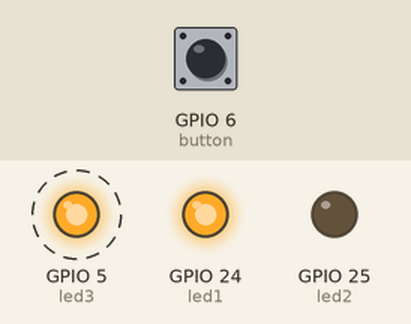
Recording of a program running on a simulated Raspberry Pi (BCM pin numbers). Parts: output pins drawn as LEDs (lit = HIGH). Dashed ring = blinking. The test bench sets the inputs (shaded band); at power-on: GPIO 6 (button) HIGH.

Above: at 1.2 s.
1.3 s: GPIO 6 (button) pulled LOW for 3.2 s
At 1.3 s:
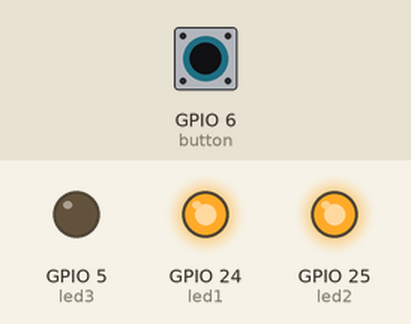
At 6.2 s:
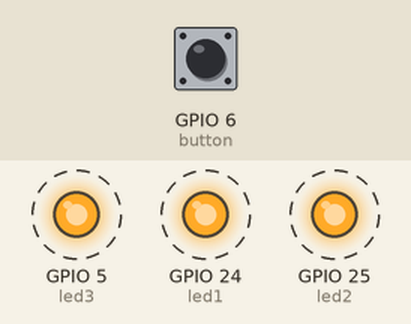
Timing chart, 0 to 13.5 s (numbered marks = the images above; inputs shaded):
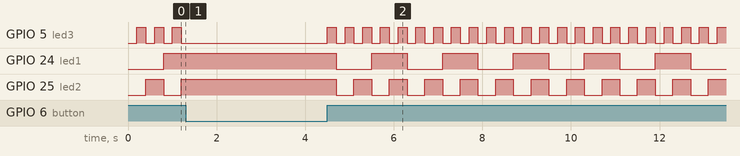

The program:

demo2.py
```python
#!/usr/bin/python

from gpiozero import LED
from time import sleep
from gpiozero import Button

led1 = LED(24)
led2 = LED(25)
led3 = LED(5)
button = Button(6)

while True:
  # Make LEDs cycle in a binary count pattern.
  for i in range(8):
    if (i & 1):
      led3.on()
    else:
      led3.off()
    if (i & 2):
      led2.on()
    else:
      led2.off()
    if (i & 4):
      led1.on()
    else:
      led1.off()

    sleep(0.2)

    # Wait if button is pressed.
    while button.is_pressed:
      pass
```

Measured:
- by itself, GPIO 24 (led1): alternates HIGH for 0.80 s and LOW for 0.80 s
